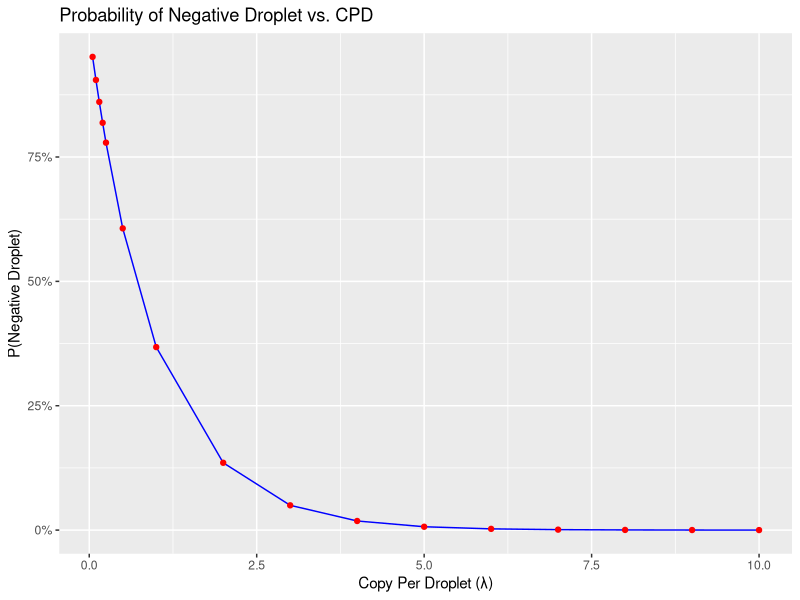
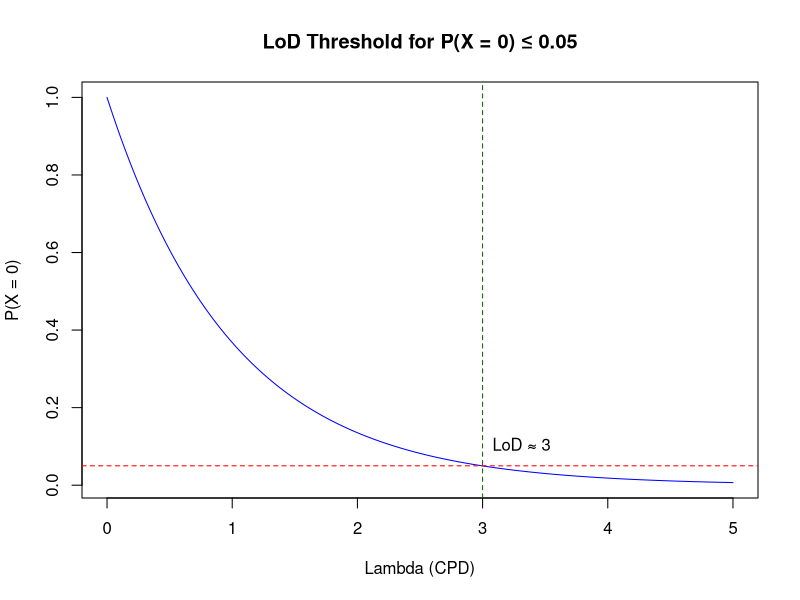

The R script that drew these images, in order:
## ---- chunk 1
options(scipen = 1)
lambda <- 0.25
N <- 20000
k <- 0:5
expected <- dpois(k, lambda) * N
data.frame(k, expected)
## ---- chunk 2
cpd.list <- c(0.05, 0.1, 0.15, 0.2, 0.25,
              0.5, 1, 2, 3, 4, 5, 6, 7, 8, 9, 10)

prob <- round(exp(-cpd.list), 7)
df_prob <- data.frame(CPD = cpd.list,
                      P_negative = prob)

df_prob
## ---- chunk 3
library(ggplot2)

ggplot(df_prob, aes(x = CPD, y = P_negative)) +
  geom_line(color = "blue") +
  geom_point(color = "red") +
  scale_y_continuous(labels = scales::percent) +
  labs(title = "Probability of Negative Droplet vs. CPD",
       x = "Copy Per Droplet (λ)",
       y = "P(Negative Droplet)")
## ---- chunk 4
alpha <- 0.05  # maximum acceptable false negative probability
lambda_seq <- seq(0, 5, by = 0.01)
p0 <- exp(-lambda_seq)
lod_lambda <- lambda_seq[which(p0 <= alpha)[1]]
lod_lambda
## ---- chunk 5
plot(lambda_seq, p0, type = "l", col = "blue",
     ylab = "P(X = 0)", xlab = "Lambda (CPD)",
     main = "LoD Threshold for P(X = 0) ≤ 0.05")
abline(h = alpha, col = "red", lty = 2)
abline(v = lod_lambda, col = "darkgreen", lty = 2)
text(lod_lambda, alpha + 0.05, paste0("LoD ≈ ", lod_lambda), pos = 4)
